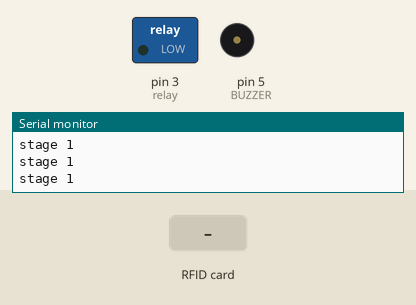
Bench run of a sketch on a simulated Arduino Uno, built with avr-gcc and run on an emulated ATmega328P. On the bench: switched loads named in the sketch (green lamp = pin HIGH), buzzer (waves = sounding, pin HIGH), the last lines printed to the serial monitor. The test bench sets the inputs (shaded band). Pins used as bus, display or sensor lines are not drawn.

Above: at 1.2 s.
1.3 s: RFID card 35 64 D6 C3 held to the reader
At 2.1 s:
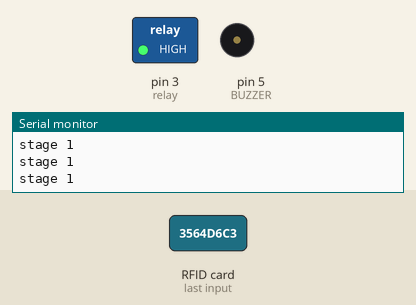
2.8 s: RFID card 5E 7A 19 C4 held to the reader
At 3.2 s:
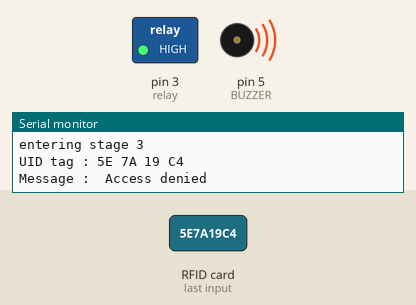
Timing chart, 0 to 5.8 s (numbered marks = the images above; inputs shaded):
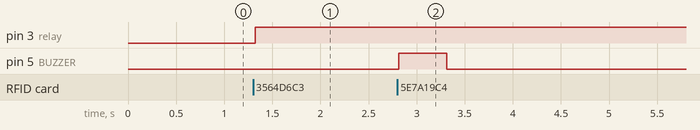

Measured:
- after the input at 1.3 s, pin 3 (relay): LOW → HIGH at once
- after the input at 2.8 s, pin 5 (BUZZER): LOW → HIGH at once, → LOW 0.50 s later

The sketch:

SWITCH.ino
```cpp
#include <SPI.h>
#include <MFRC522.h>


#define SS_PIN 10
#define RST_PIN 9
#define BUZZER 5 //buzzer pin
MFRC522 mfrc522(SS_PIN, RST_PIN);   // Create MFRC522 instance.
//Servo myServo; //define servo name
int relay = 3;
int door = 1;
void setup()
{
  Serial.begin(9600);
  SPI.begin();
  mfrc522.PCD_Init();
  //myServo.attach(3);
  //myServo.write(0);
  pinMode(BUZZER, OUTPUT);
  digitalWrite (BUZZER, LOW);
  Serial.println("Put your card to the reader...");
  Serial.println();
  pinMode(relay, OUTPUT);
}
void loop()
{
  if ( ! mfrc522.PICC_IsNewCardPresent())
  {
   Serial.println ("stage 1");
   return;

  }

  // Select one of the cards
  if ( ! mfrc522.PICC_ReadCardSerial())
  {
     Serial.println ("stage 2");
     return;

  }
Serial.println ("entering stage 3");
  //Show UID on serial monitor
  Serial.print("UID tag :");
  String content = "";
  byte letter;
  for (byte i = 0; i < mfrc522.uid.size; i++)
  {
    Serial.print(mfrc522.uid.uidByte[i] < 0x10 ? " 0" : " ");
    Serial.print(mfrc522.uid.uidByte[i], HEX);
    content.concat(String(mfrc522.uid.uidByte[i] < 0x10 ? " 0" : " "));
    content.concat(String(mfrc522.uid.uidByte[i], HEX));
  }
  Serial.println();
  Serial.print("Message : ");
  content.toUpperCase();

  if (content.substring(1) == "35 64 D6 C3") //change here the UID of the card/cards that you want to give access
 {
    Serial.println("Authorized access");
    Serial.println();
    //digitalWrite(relay, HIGH);
    //digitalWrite (BUZZER, LOW);
   // delay(1500);
//     door = 1;
//      Serial.println("door =");
//      Serial.println(door);
       if(door == 2){
        digitalWrite(relay, LOW);
        delay(500);
        door=1;
      }

      else{
        digitalWrite(relay, HIGH);
        delay(500);
        door=2;
      }


  }

  else   {
    Serial.println(" Access denied");
    digitalWrite(BUZZER, HIGH);
   delay (500);
   digitalWrite(BUZZER, LOW);
  }
  delay (100);
}
```
